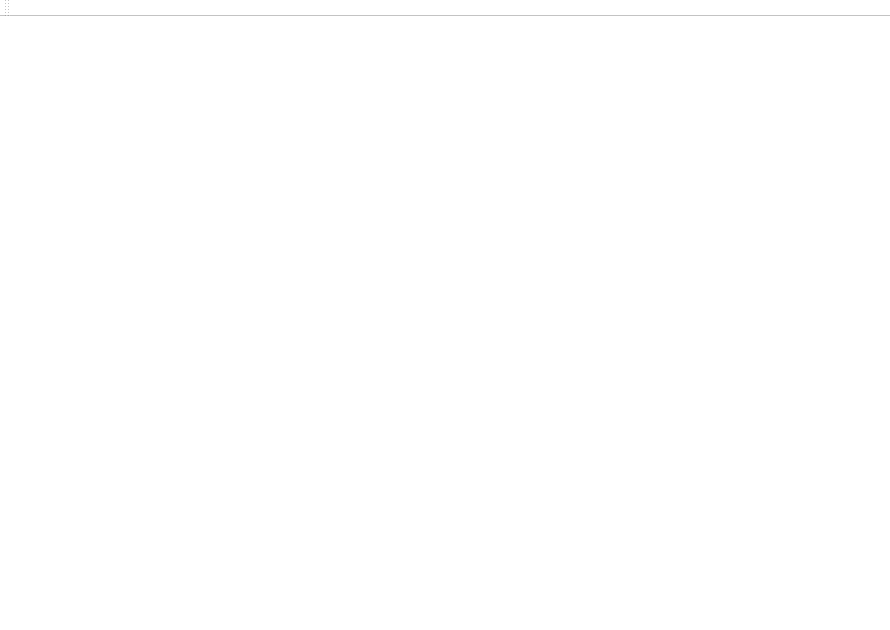
<?xml version="1.0" encoding="UTF-8"?>
<ui version="4.0">
 <class>MainWindow</class>
 <widget class="QMainWindow" name="MainWindow">
  <property name="geometry">
   <rect>
    <x>0</x>
    <y>0</y>
    <width>890</width>
    <height>630</height>
   </rect>
  </property>
  <property name="windowTitle">
   <string>MainWindow</string>
  </property>
  <property name="styleSheet">
   <string notr="true">background-color: rgb(255, 255, 255);</string>
  </property>
  <widget class="QWidget" name="centralWidget">
   <widget class="QLabel" name="label_pie">
    <property name="geometry">
     <rect>
      <x>420</x>
      <y>10</y>
      <width>421</width>
      <height>371</height>
     </rect>
    </property>
    <property name="text">
     <string/>
    </property>
   </widget>
  </widget>
  <widget class="QMenuBar" name="menuBar">
   <property name="geometry">
    <rect>
     <x>0</x>
     <y>0</y>
     <width>890</width>
     <height>26</height>
    </rect>
   </property>
  </widget>
  <widget class="QToolBar" name="mainToolBar">
   <attribute name="toolBarArea">
    <enum>TopToolBarArea</enum>
   </attribute>
   <attribute name="toolBarBreak">
    <bool>false</bool>
   </attribute>
  </widget>
  <widget class="QStatusBar" name="statusBar"/>
 </widget>
 <layoutdefault spacing="6" margin="11"/>
 <resources/>
 <connections/>
</ui>
